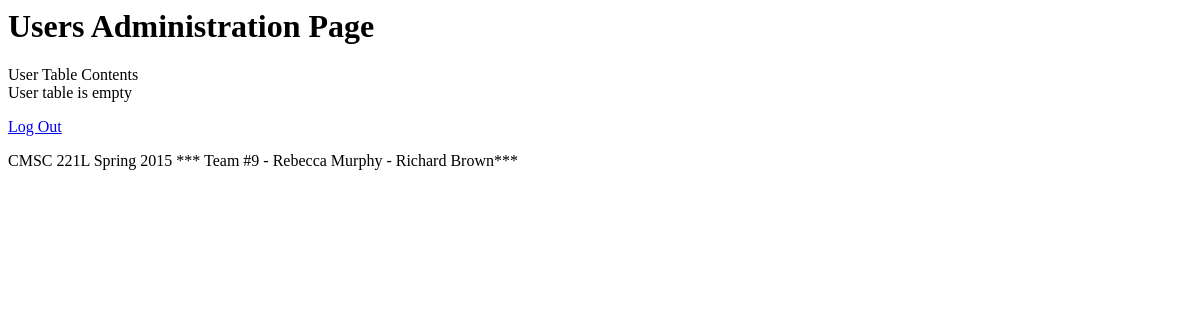
/admin_users.php, run on an earlier commit of the app's database.
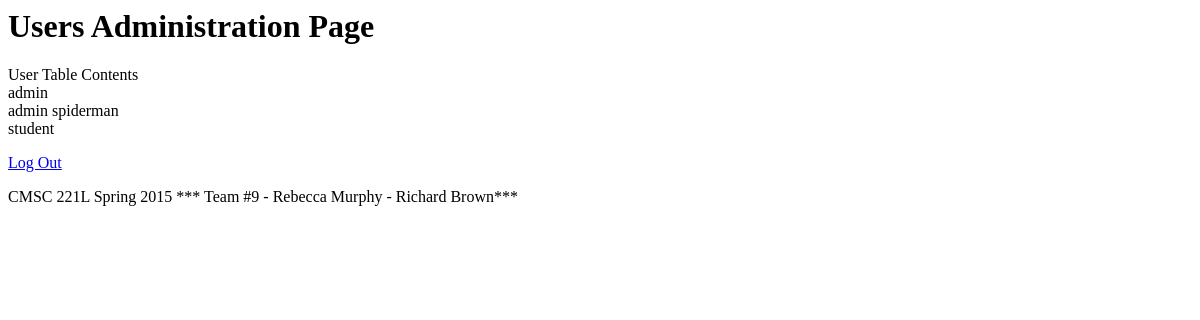
And on a later commit of the database.
### tables this page shows
CREATE TABLE `users` (
  `username` varchar(30) NOT NULL,
  `kind` enum('student','admin') NOT NULL,
  `password` varchar(30) NOT NULL,
  `name` text NOT NULL,
  `CWID` varchar(8) NOT NULL,
  `gender` enum('male','female','other','') NOT NULL,
  `class` enum('Freshman','Sophomore','Junior','Senior') NOT NULL,
  PRIMARY KEY (`username`)
);

### db.php (the view, shortened to what this page needs)
<?php
function displayUsers(){
	echo "User Table Contents<br>";
	$sql = "SELECT * FROM users";
	$result = mysql_query($sql);
	if (mysql_num_rows($result) > 0) {
       while($row = mysql_fetch_assoc($result)) {
		  printf("%-30s<br>",$row["username"]);
	      printf("%-8s ",$row["kind"]);
        }
    } else {
        echo "User table is empty";
      }
}
?>

What changed in the data, as far as the page shows it:
added users: username "admin", kind "admin"
added users: username "spiderman", kind "student"
Also different on the page:
text no longer shown: "User table is empty"
